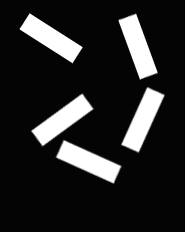
%> input picture objek.tif, 185 x 232 px
$ octave test_regionprops.m   (GNU Octave 9; MATLAB toolbox functions it lacks are replaced by stand-ins)
%> lines starting %> are read from the running program, lines starting %| are printed output that depends on the picture; in (x1, y1, x2, y2) boxes, pixels count from 0 and x2, y2 are one past the last pixel; in counts of white or black regions, pixels touching at a corner belong together; the program's own positions count from 1
clc;
clear all;
close all;

BW = imread('objek.tif');
%> BW is the input picture: size 232x185 uint8; min 4, max 255, mean 39
figure
imshow(BW);
x = im2bw(BW);
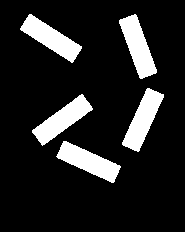
%> x: size 232x185 logical; 14% white; 5 white regions, box (x1, y1, x2, y2) and area: (56, 141, 121, 183) 1202, (32, 94, 93, 146) 1200, (20, 14, 82, 63) 1197, (119, 14, 157, 79) 1197, (122, 88, 164, 152) 1196
s  = regionprops(x,'Orientation','Area','Image');
%> s = 5 regions; Area and Orientation: 1202 -24.37, 1200 36.2, 1197 -32.59, 1197 -69.97, 1196 65.55

stop = size(s,[1]);
%> stop = 5

for c = 1:stop
    if s(c).Orientation < -45 || s(c).Orientation > 45
        'vertical'
    elseif s(c).Orientation > -45 || s(c).Orientation < 45
        'horizontal'
    end
end
%> this loop made 5 passes
